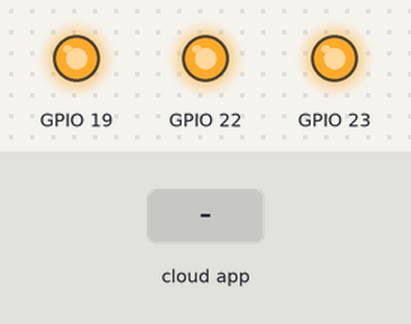
Bench run of a sketch on a simulated ESP32. Parts: output pins drawn as LEDs (lit = HIGH). Inputs (shaded band) come from the test bench. WiFi joins after 1.5 s; servers stay silent unless stated; the Firebase database answers and starts empty; what the sketch prints to the serial monitor is not drawn.

Above: at 2.7 s.
2.8 s: the phone or cloud app sets Fan to 1
At 4.0 s:
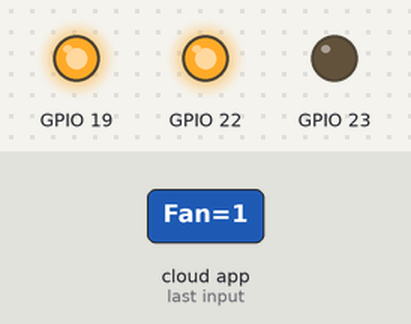
4.5 s: the phone or cloud app sets Heater to 1
At 5.2 s:
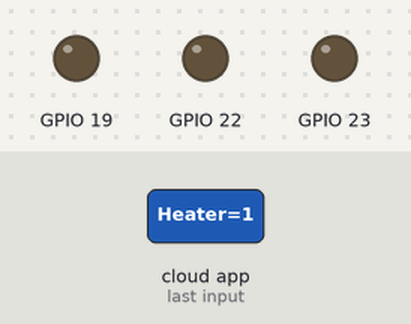
6.0 s: the phone or cloud app sets Fan to 0
At 9.0 s:
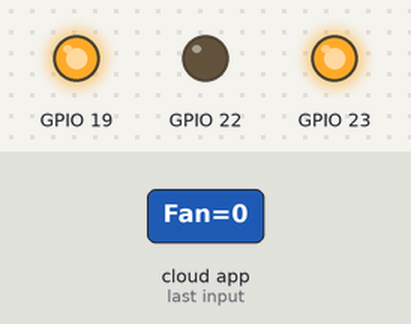
10.5 s: the phone or cloud app sets Heater to 0
At 11.8 s:
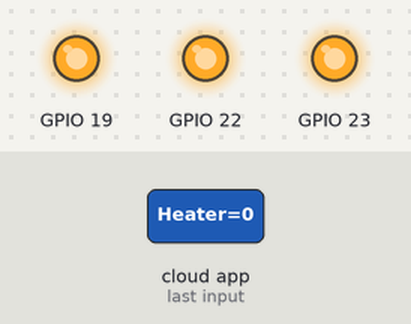
12.1 s: the phone or cloud app sets Heater to 1
At 13.3 s:
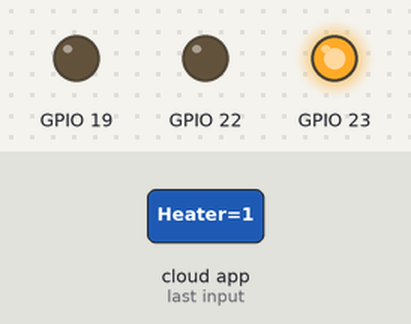
Timing chart, 0 to 16.9 s (numbered marks = the images above; inputs shaded):
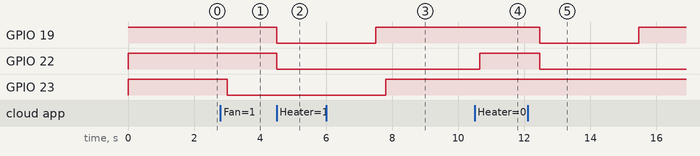

The sketch:

testttt.ino
```cpp
#include <FirebaseESP32.h>
#include "WiFi.h"
#define WIFI_SSID "speed"
#define WIFI_PASSWORD "18678a20"
#define FIREBASE_HOST "https://smart-heater-5c59e-default-rtdb.firebaseio.com"
#define FIREBASE_AUTH "9oCyU1KMSmRqhnNli9YqURg4zZ1a6WJWuZ3VoYpi"
FirebaseData fbdo;
FirebaseData getdata1;
FirebaseJson json;
String tempH="",tempR="",smokeH="",smokeR="",pres="",TIME="";
int d=0;
String saj="";
String h="1";
String h1="2";
String h2="3";

String d1="";
String d2="";
String d3="";
int a=0;

void setup() {
  Serial.begin(115200);
  Serial2.begin(115200);
pinMode(19,OUTPUT);
  pinMode(22,OUTPUT);
  pinMode(23,OUTPUT);
  digitalWrite(19,HIGH);
  digitalWrite(22,HIGH);
  digitalWrite(23,HIGH);
  WiFi.begin(WIFI_SSID, WIFI_PASSWORD);
  Serial.print("Connecting to Wi-Fi");
  while (WiFi.status() != WL_CONNECTED)
  {
    Serial.print(".");
    delay(300);
  }
  Serial.println();
  Serial.print("Connected with IP: ");
  Serial.println(WiFi.localIP());
  Serial.println();

  Firebase.begin(FIREBASE_HOST, FIREBASE_AUTH);
  Firebase.reconnectWiFi(true);

//      Firebase.setString(fbdo, "/tempH", "0");
//      Firebase.setString(fbdo, "/tempR", "0");
//      Firebase.setString(fbdo, "/pres", "0");
//      Firebase.setString(fbdo, "/smokeH", "0");
//      Firebase.setString(fbdo, "/smokeR", "0");
//      Firebase.setString(fbdo, "/TIME", "0");

}
void loop(){
  Firebase.getString(getdata1,"Fan");
  d1=getdata1.stringData();
  Serial.println(d1);
   if(d1==String(1)){
    digitalWrite(23,LOW);
   }
   else{
   digitalWrite(23,HIGH);}
  Firebase.getString(getdata1,"Heater");
  d2=getdata1.stringData();
  Serial.println(d2);
     if(d2==String(1)){
    digitalWrite(22,LOW);
    if(a==0){
    digitalWrite(19,LOW);
    delay(3000);
    digitalWrite(19,HIGH);
    a=1;
    }
   }
   else{
    a=0;
   digitalWrite(22,HIGH);
   digitalWrite(19,HIGH);
   }
  Firebase.getString(getdata1,"case");
  d3=getdata1.stringData();
  Serial.println(d3);
if(Serial2.available()>0)
  {
        saj=Serial2.readStringUntil('$');
        Serial.println(saj);

       for(int i=0;i<saj.length();i++)
       {
        char f1=saj[i];

        if(f1==':')
        {
          d=d+1;
          }
         if(d==0)
         {
          tempH+=saj[i];
          }
         else if(d==1)
         {
          tempR+=saj[i];

          }
         else if(d==2)
         {
          pres+=saj[i];
          }
         else if(d==3)
         {
          smokeH+=saj[i];
          }
         else if(d==4)
         {
          smokeR+=saj[i];
          }
          else if(d==5)
         {
          TIME+=saj[i];
          }

        }
        saj="";
       // Serial.println(tempR);Serial.println(tempH); Serial.println(pres); Serial.println(smokeH);Serial.println(smokeR);Serial.println(TIME);


    tempR=tempR.substring(1,tempR.length());
    pres=pres.substring(1,pres.length());
    smokeH=smokeH.substring(1,smokeH.length());
    smokeR=smokeR.substring(1,smokeR.length());
    TIME=TIME.substring(1,TIME.length());
    if(tempR.length()>=1 && tempH.length()>=1 && pres.length()>=1 && smokeH.length()>=1 && smokeR.length()>=1 && TIME.length()>=1)
    {
      if(tempR.toInt()>1&&tempR.toInt()<35){
        Firebase.setInt(fbdo, "/hh", h.toInt());
      }
      else if (tempR.toInt()>36&&tempR.toInt()<66){
       Firebase.setInt(fbdo, "/hh", h1.toInt());

      }
      else if (tempR.toInt()>67&&tempR.toInt()<100){
       Firebase.setInt(fbdo, "/hh", h2.toInt());
      }


      if(tempH.toInt()>1&&tempH.toInt()<35){
        Firebase.setInt(fbdo, "/hh2", h.toInt());
      }
      else if (tempH.toInt()>36&&tempH.toInt()<66){
       Firebase.setInt(fbdo, "/hh2", h1.toInt());

      }
      else if (tempH.toInt()>67&&tempH.toInt()<100){
       Firebase.setInt(fbdo, "/hh2", h2.toInt());
      }
//   if(smokeH.toInt()==0){
//    digitalWrite(23,HIGH);
//    digitalWrite(22,LOW);
//   }
//   if(smokeR.toInt()==0){
//    digitalWrite(35,HIGH);
//    digitalWrite(36,LOW);
//   }
  //  Serial.println(tempR);Serial.println(tempH); Serial.println(pres); Serial.println(smokeH);Serial.println(smokeR);Serial.println(TIME);
    Firebase.setInt(fbdo, "/tempH", tempH.toInt());
    Firebase.setInt(fbdo, "/tempR", tempR.toInt());
    Firebase.setInt(fbdo, "/pres", pres.toInt());
    Firebase.setInt(fbdo, "/smokeH", smokeH.toInt());
    Firebase.setInt(fbdo, "/smokeR", smokeR.toInt());
    Firebase.setInt(fbdo, "/TIME", TIME.toInt());
      }
 }
tempH="";

tempR="";
smokeH="";
smokeR="";
pres="";
TIME="";
saj="";
d=0;
Serial.println(".............");


}
```

Measured:
- after the input at 2.8 s, GPIO 23: HIGH → LOW after 0.20 s
- after the input at 4.5 s, GPIO 19, GPIO 22: HIGH → LOW at once
- after the input at 6.0 s, GPIO 23: LOW → HIGH after 1.8 s
- after the input at 10.5 s, GPIO 22: LOW → HIGH after 0.16 s
- after the input at 12.1 s, GPIO 19: HIGH → LOW after 0.36 s, → HIGH 3.0 s later; GPIO 22: HIGH → LOW after 0.36 s
